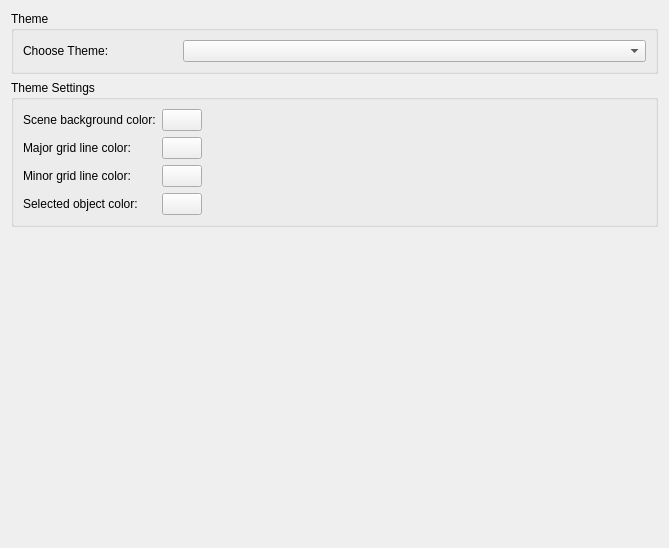
<?xml version="1.0" encoding="UTF-8"?>
<ui version="4.0">
 <class>SVPreferencesPageStyle</class>
 <widget class="QWidget" name="SVPreferencesPageStyle">
  <property name="geometry">
   <rect>
    <x>0</x>
    <y>0</y>
    <width>669</width>
    <height>548</height>
   </rect>
  </property>
  <layout class="QVBoxLayout" name="verticalLayout">
   <item>
    <widget class="QGroupBox" name="groupBox_2">
     <property name="title">
      <string>Theme</string>
     </property>
     <layout class="QGridLayout" name="gridLayout" columnstretch="1,0">
      <item row="0" column="0">
       <widget class="QLabel" name="labelTheme">
        <property name="text">
         <string>Choose Theme:</string>
        </property>
       </widget>
      </item>
      <item row="0" column="1">
       <widget class="QComboBox" name="comboBoxTheme">
        <property name="sizePolicy">
         <sizepolicy hsizetype="Preferred" vsizetype="Fixed">
          <horstretch>3</horstretch>
          <verstretch>0</verstretch>
         </sizepolicy>
        </property>
        <property name="minimumSize">
         <size>
          <width>0</width>
          <height>0</height>
         </size>
        </property>
       </widget>
      </item>
     </layout>
    </widget>
   </item>
   <item>
    <widget class="QGroupBox" name="groupBox">
     <property name="title">
      <string>Theme Settings</string>
     </property>
     <layout class="QGridLayout" name="gridLayout_2">
      <item row="2" column="1">
       <widget class="QtExt::ColorButton" name="pushButtonMinorGridColor"/>
      </item>
      <item row="1" column="2">
       <spacer name="horizontalSpacer">
        <property name="orientation">
         <enum>Qt::Horizontal</enum>
        </property>
        <property name="sizeHint" stdset="0">
         <size>
          <width>40</width>
          <height>20</height>
         </size>
        </property>
       </spacer>
      </item>
      <item row="1" column="0">
       <widget class="QLabel" name="label_2">
        <property name="text">
         <string>Major grid line color:</string>
        </property>
       </widget>
      </item>
      <item row="2" column="0">
       <widget class="QLabel" name="label_3">
        <property name="text">
         <string>Minor grid line color:</string>
        </property>
       </widget>
      </item>
      <item row="1" column="1">
       <widget class="QtExt::ColorButton" name="pushButtonMajorGridColor"/>
      </item>
      <item row="0" column="1">
       <widget class="QtExt::ColorButton" name="pushButtonSceneBackgroundColor">
        <property name="sizePolicy">
         <sizepolicy hsizetype="Fixed" vsizetype="Fixed">
          <horstretch>0</horstretch>
          <verstretch>0</verstretch>
         </sizepolicy>
        </property>
       </widget>
      </item>
      <item row="0" column="0">
       <widget class="QLabel" name="label">
        <property name="text">
         <string>Scene background color:</string>
        </property>
       </widget>
      </item>
      <item row="3" column="0">
       <widget class="QLabel" name="label_4">
        <property name="text">
         <string>Selected object color:</string>
        </property>
       </widget>
      </item>
      <item row="3" column="1">
       <widget class="QtExt::ColorButton" name="pushButtonSelectedSurfaceColor"/>
      </item>
     </layout>
    </widget>
   </item>
   <item>
    <spacer name="verticalSpacer_3">
     <property name="orientation">
      <enum>Qt::Vertical</enum>
     </property>
     <property name="sizeHint" stdset="0">
      <size>
       <width>20</width>
       <height>40</height>
      </size>
     </property>
    </spacer>
   </item>
  </layout>
 </widget>
 <customwidgets>
  <customwidget>
   <class>QtExt::ColorButton</class>
   <extends>QPushButton</extends>
   <header location="global">QtExt_ColorButton.h</header>
  </customwidget>
 </customwidgets>
 <resources/>
 <connections/>
</ui>
